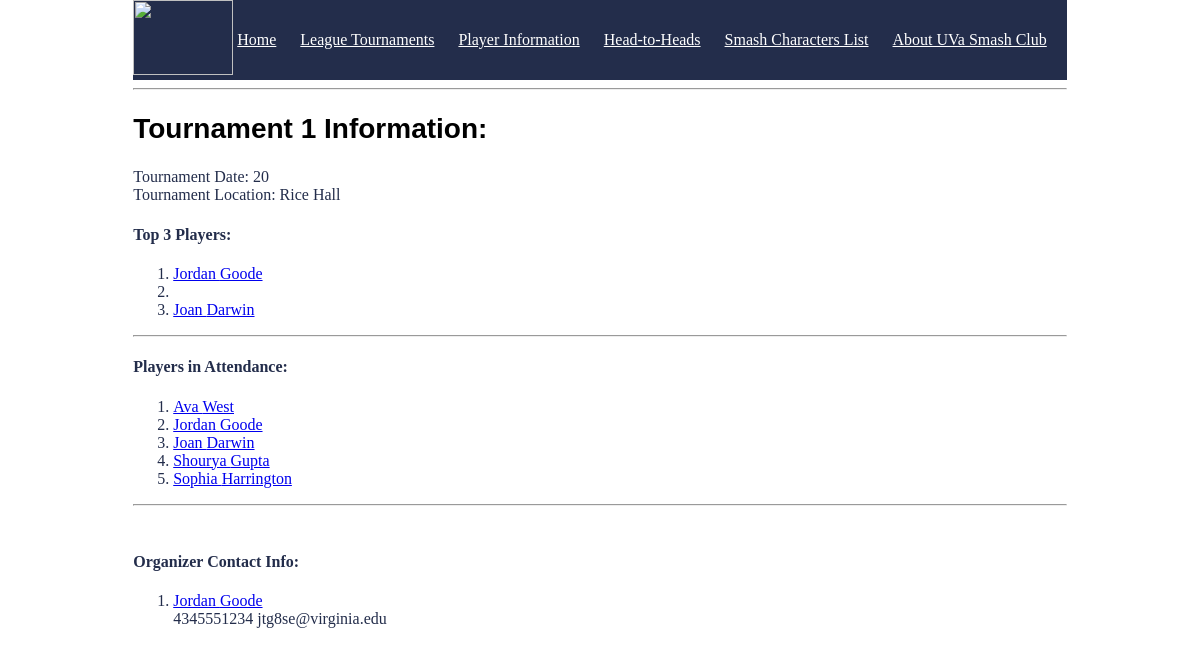
The page /tournament/1 on the database its author committed.
### tables this page shows
CREATE TABLE tournament (
	TourneyNum int NOT NULL,
	Participants int,
	TourneyDate DATE,
	Location tinytext,
	FirstPlace tinytext,
	SecondPlace tinytext,
	ThirdPlace tinytext,
	OfficerID int,
	PRIMARY KEY (TourneyNum)
	FOREIGN KEY (OfficerID) REFERENCES club_officer(OfficerID)
	);

CREATE TABLE player (
	ComputingID tinytext NOT NULL,
	FirstName tinytext,
	LastName tinytext,
	ScreenName tinytext,
	SchoolYear int,
	CharacterNumber int,
	PRIMARY KEY (ComputingID),
	FOREIGN KEY (CharacterNumber) REFERENCES characters(CharacterNumber)
);

CREATE TABLE club_officer (
        OfficerID int NOT NULL,
	ComputingID tinytext,	     
	FirstName tinytext,
	LastName tinytext,
	Number tinytext,
	Email tinytext,
	SchoolYear int,
	PRIMARY KEY (OfficerID),
	FOREIGN KEY (ComputingID) REFERENCES player(ComputingID)
);

### run.py (the view)
@app.route("/tournament/<int:TourneyNum>")
def class_(TourneyNum):
    connection_obj = sqlite3.connect('project.db')
    cursor_obj = connection_obj.cursor()
    cursor_obj.execute(f"SELECT * FROM tournament INNER JOIN club_officer ON tournament.OfficerID = club_officer.OfficerID WHERE TourneyNum = {TourneyNum}")
    tournament_info = cursor_obj.fetchone()
    ranks = []
    for i in range(4,7):
        cursor_obj.execute(f"SELECT FirstName, LastName FROM player WHERE ComputingID = \"{tournament_info[i]}\"")
        playerName = cursor_obj.fetchone()
        ranks.append(playerName)
    cursor_obj.execute(f"SELECT ComputingID FROM player_attendance WHERE TourneyNum = {TourneyNum}")
    attendance = cursor_obj.fetchall()
    attendanceNames = []
    for i in attendance:
        cursor_obj.execute(f"SELECT ComputingID, FirstName, LastName FROM player WHERE ComputingID = \"{i[0]}\"")
        playerName = cursor_obj.fetchone()
        attendanceNames.append(playerName)
    if tournament_info is None:
        return "Tournament not found"
    connection_obj.close()
    return render_template("tournament.html", tournament_info=tournament_info, attendance=attendanceNames, ranks=ranks)#, users=users)

### templates/tournament.html
<!DOCTYPE html>
<html>
<nav class="navigation-bar">
    <img src="{{url_for('static', filename='smashLogo.png')}}"  style="width:100px;height:75px;"/>
    <a href="/" >Home</a>
    <a href="/get-tournaments" >League Tournaments</a>
    <a href="/get-players">Player Information</a>
    <a href="/get-games">Head-to-Heads</a>
    <a href="/character">Smash Characters List</a>
    <a href="/about">About UVa Smash Club</a>
</nav>
<head>
    <link rel="stylesheet" href='/css/main.css' />
</head>
<body>
 <hr/>
    <h2 style="color:black;">Tournament <b>{{tournament_info[0]}}</b> Information:</h2>
    Tournament Date: {{tournament_info[1]}}
    <br/>
    Tournament Location: {{tournament_info[3]}}
    <br/>
    <h4>Top 3 Players:</h4>
    <ol>
        <li><a href="/player/{{tournament_info[4]}}">{{ranks[0][0]}} {{ranks[0][1]}} </a> </li>
        <li><a href="/player/{{tournament_info[5]}}">{{ranks[1][0]}} {{ranks[1][1]}} </a> </li>
        <li><a href="/player/{{tournament_info[6]}}">{{ranks[2][0]}} {{ranks[2][1]}}</a> </li>
    </ol>
  <hr/>
    <h4>Players in Attendance:</h4>
    <ol>
        {% for i in attendance %}
            <li><a href="http://127.0.0.1:5000/player/{{i[0]}}">{{i[1]}} {{i[2]}}</a></li>
        {% endfor %}
    </ol>
 <hr/>
        <br/>
    <h4>Organizer Contact Info:</h4>
 <ol>
     <li><a href="http://127.0.0.1:5000/player/{{tournament_info[9]}}">{{tournament_info[10]}} {{tournament_info[11]}}</a></li>
     </li>{{tournament_info[12]}}</li>
     </li>{{tournament_info[13]}}</li>
 </ol>
</body>
</html>

### css/main.css (style rules this page uses)
body { background: White; margin-top: 50px; margin-left: 100px; }
h2 { font-family: Verdana, Geneva, sans-serif; font-size: 1.75em; color: White; }
body { color: #232D4B; }
.navigation-bar { width: 100%; height: 80px; background-color: #232D4B; }
.navigation-bar > a { display: inline-block; vertical-align: top; margin-right: 20px; height: 40px; line-height: 80px; color: White; }
html { display: table; margin: auto; }
body { display: table-cell; vertical-align: middle; border: 20px; }

### rows shown on the page
tournament: TourneyNum "1", Participants "20", Location "Rice Hall"
player: FirstName "Jordan", LastName "Goode"
player: FirstName "Joan", LastName "Darwin"
player: FirstName "Ava", LastName "West"
player: FirstName "Shourya", LastName "Gupta"
player: FirstName "Sophia", LastName "Harrington"
club_officer: FirstName "Jordan", LastName "Goode", Number "4345551234", Email "jtg8se@virginia.edu"
